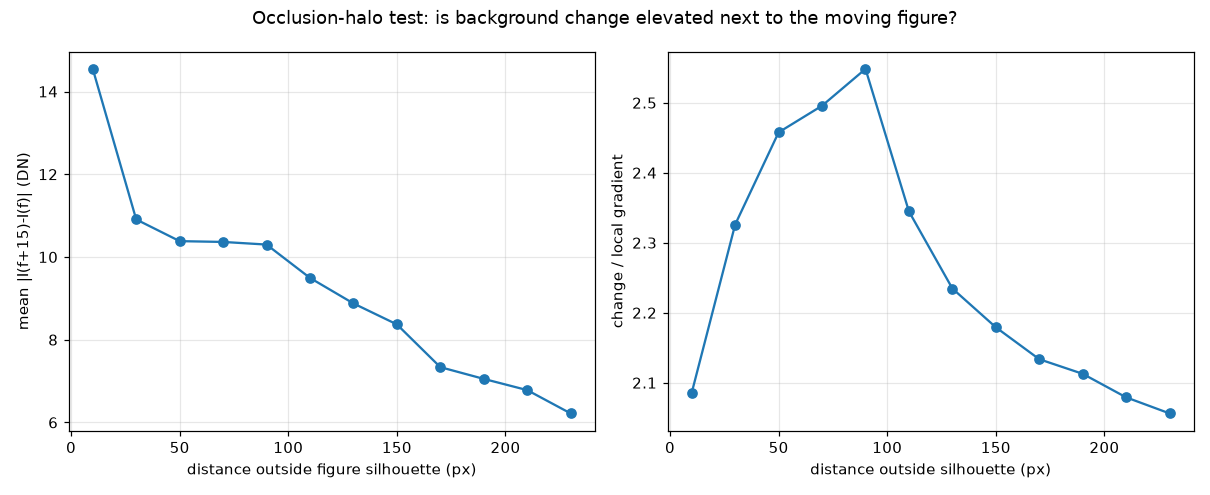

Here is the Python script that generated this plot:
import cv2, numpy as np
import matplotlib; matplotlib.use('Agg'); import matplotlib.pyplot as plt
FD='/home/user/new-skinny-bob/frames/Oqw96jCOP7A/f%05d.png'
Y,X=np.mgrid[0:1080,0:1920]
ap=np.zeros((1080,1920),bool); ap[80:995,375:1565]=True
tc=np.zeros((1080,1920),bool); tc[895:1005,355:1125]=True
def L(f): return cv2.imread(FD%f,cv2.IMREAD_GRAYSCALE).astype(np.float32)
def figmask(f):
    im=L(f)
    m=(im<np.percentile(im[ap],20))&ap&(X>480)&(X<1150)&(Y>330)
    m=cv2.morphologyEx(m.astype(np.uint8),cv2.MORPH_CLOSE,np.ones((31,31),np.uint8))
    n,lab,st,cen=cv2.connectedComponentsWithStats(m)
    if n<2: return m.astype(bool)
    k=1+np.argmax(st[1:,4])
    return (lab==k)
D=15
bins=np.arange(0,241,20)
acc=np.zeros(len(bins)-1); accg=np.zeros(len(bins)-1); cnt=np.zeros(len(bins)-1)
for f in range(1625,1816,10):
    a=L(f); b=L(f+D)
    fm=figmask(f)|figmask(f+D)
    dist=cv2.distanceTransform((~fm).astype(np.uint8),cv2.DIST_L2,5)
    g=cv2.GaussianBlur(np.hypot(cv2.Sobel(a,cv2.CV_32F,1,0,5),cv2.Sobel(a,cv2.CV_32F,0,1,5)),(0,0),5)
    ch=np.abs(b-a)
    valid=ap&~fm&~tc&(dist>0)
    for i in range(len(bins)-1):
        m=valid&(dist>=bins[i])&(dist<bins[i+1])
        if m.sum()<200: continue
        acc[i]+=ch[m].sum(); accg[i]+=g[m].sum(); cnt[i]+=m.sum()
mch=acc/np.maximum(cnt,1); mg=accg/np.maximum(cnt,1)
print('distance from figure silhouette (px) | mean |ΔI| over %d frames | mean |grad| | ratio ΔI/grad'%D)
for i in range(len(bins)-1):
    if cnt[i]==0: continue
    print('  %4d-%4d   %7.3f DN   %8.3f   %8.5f   (n=%d)'%(bins[i],bins[i+1],mch[i],mg[i],mch[i]/max(mg[i],1e-6),cnt[i]))
r=mch/np.maximum(mg,1e-6)
ok=cnt>0
print('\nratio near (0-40 px): %.5f ; far (>=120 px): %.5f ; excess %+.1f%%'%(
    r[ok][:2].mean(), r[ok][6:].mean(), 100*(r[ok][:2].mean()/r[ok][6:].mean()-1)))
plt.figure(figsize=(11,4.5))
c=(bins[:-1]+bins[1:])/2
plt.subplot(1,2,1); plt.plot(c[ok],mch[ok],'o-'); plt.xlabel('distance outside figure silhouette (px)'); plt.ylabel('mean |I(f+15)-I(f)| (DN)'); plt.grid(alpha=.3)
plt.subplot(1,2,2); plt.plot(c[ok],r[ok],'o-'); plt.xlabel('distance outside silhouette (px)'); plt.ylabel('change / local gradient'); plt.grid(alpha=.3)
plt.suptitle('Occlusion-halo test: is background change elevated next to the moving figure?')
plt.tight_layout(); plt.savefig('walk_halo.png',dpi=110); plt.close()
